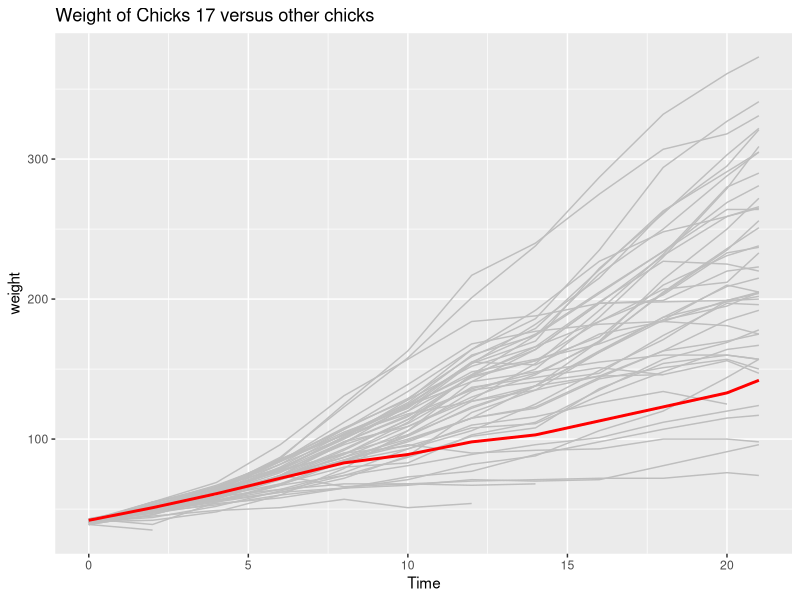
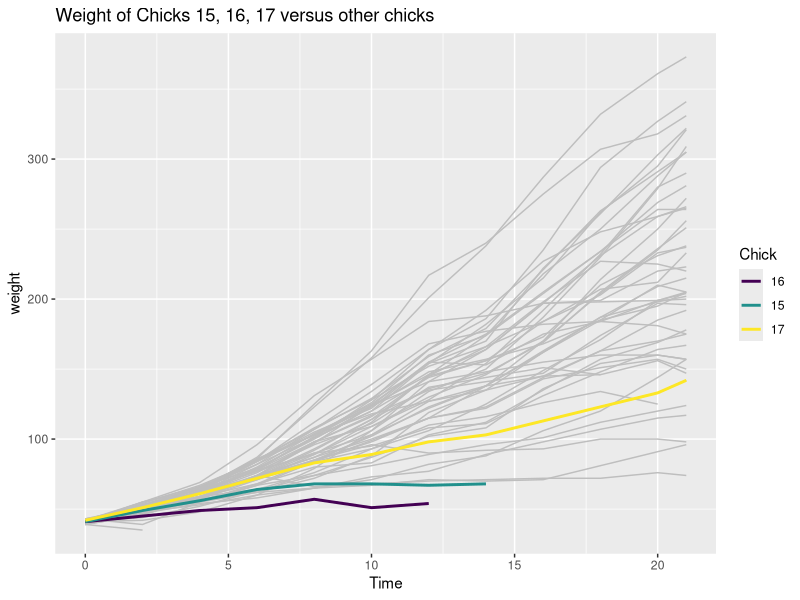

These charts were generated, in order, by the following R code:
library(tidyverse)

###
#HIGHLIGHT PLOTS
###


#one chick
ggplot() +
  geom_line(data=ChickWeight, aes(x=Time, y=weight, group=Chick), color = "gray") +
  geom_line(data=subset(ChickWeight, Chick==17), 
            aes(x=Time, y=weight, group=Chick), color = "red", size = 1) +
  labs(title = "Weight of Chicks 17 versus other chicks")



#three chicks
selected_chicks <- ChickWeight %>% 
  filter(Chick %in% c(15, 16, 17))

ggplot(data=ChickWeight, aes(x=Time, y=weight, group=Chick)) +
  geom_line(color = "gray") +
  geom_line(data=selected_chicks, aes(color = Chick), size = 1) +
  labs(title = "Weight of Chicks 15, 16, 17 versus other chicks")
